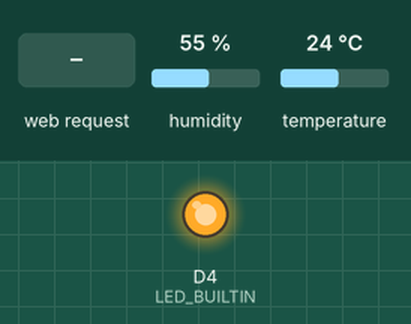
Simulated run of this sketch. Board: ESP8266 (NodeMCU). Shown: output pins drawn as LEDs (lit = HIGH, except the on-board LED, lit = LOW). The inputs (shaded band) are chosen by the test bench; at power-on: humidity 55 %, temperature 24 °C. WiFi joins after 1.5 s; servers stay silent unless stated; what the sketch prints to the serial monitor is not drawn.

Above: at 2.7 s.
2.8 s: HTTP request GET /data received
Timing chart, 0 to 5.8 s (numbered marks = the images above; inputs shaded):
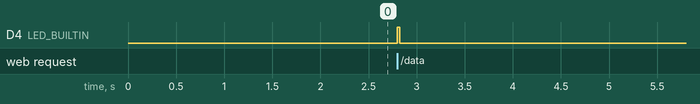

The sketch:

web_server_dht_sensor_teste_instavel.ino
```cpp
#include <ESP8266WiFi.h>
#include <DHT.h>

#define STASSID "LAAI"
#define STAPSK "laaiufpa2023"

// Dados da rede Wi-Fi
const char* ssid = STASSID;
const char* password = STAPSK;

// DHT11 settings
#define DHTPIN D2      // pin ao qual o dht 11 está conectado
#define DHTTYPE DHT11  // Define o tipo de dht conectado

DHT dht(DHTPIN, DHTTYPE);

// Cria o servidor na porta 80
WiFiServer server(80);

// HTML da página
const char htmlpage[] = R"(
<!DOCTYPE HTML>
<head>
    <meta charset="UTF-8">
    <meta name="viewport" content="width=device-width, initial-scale=1.0">
    <title>DHT Sensor</title>
    <style>
        body {
            background-color: #111111;
            font-family: Arial, sans-serif;
            text-align: center;
            padding: 20px;
            margin: 0;
        }

        h1 {
            color: #9966CB;
            font-size: 3em;
        }

        p {
            font-size: 2.5em;
            color: #cccccc;
            font-weight: bold;
            margin-bottom: 20px;
        }

        p:last-of-type {
            position: fixed;
            bottom: 300px;
            left: 10px;
            font-size: 20px;
            color: #cccccc;
        }

        span {
            font-size: 2em;
            color: #cccccc;
        }

        #history {
            position: fixed;
            bottom: 30px;
            left: 10px;
            font-size: 1em;
            color: #cccccc;
            text-align: left;
            max-width: 90%;
            overflow-y: auto;
            max-height: 200px;
        }

        /* Estilos específicos para dispositivos móveis */
        @media (max-width: 600px) {
            h1 {
                font-size: 2em;
            }

            p {
                font-size: 1.5em;
            }
            p:last-of-type {
                bottom: 120px;
                font-size: 16px;
            }
            span {
                font-size: 1em;
            }

            #history {
                font-size: 0.9em;
            }
        }
    </style>
</head>
<body>
    <h1>DHT Sensor</h1>
    <p>Temperature: <span id='temperature'>--</span> °C</p>
    <p>Humidity: <span id='humidity'>--</span> %</p>
    <p>Last updates</p>
    <div id="history"></div>

    <script>
        // let history = [];

        function fetchData() {
            fetch('/data')
                .then(response => {
                    if (!response.ok) {
                        throw new Error('Network response was not ok');
                    }
                    return response.json();
                })
                .then(data => {
                    const temperature = data.temperature;
                    const humidity = data.humidity;

                    // Atualiza os valores na página
                    document.getElementById('temperature').innerHTML = temperature;
                    document.getElementById('humidity').innerHTML = humidity;

                    // Adiciona os novos dados ao histórico
                    updateHistory(temperature, humidity);

                    // Mudança de cor para temperatura
                    const tempSpan = document.getElementById('temperature');
                    if (temperature < 20) {
                        tempSpan.style.color = '#1E90FF';  // Azul (frio)
                    } else if (temperature >= 20 && temperature <= 25) {
                        tempSpan.style.color = '#32CD32';  // Verde (ideal)
                    } else {
                        tempSpan.style.color = '#FF6347';  // Vermelho (quente)
                    }

                    // Mudança de cor para umidade
                    const humiditySpan = document.getElementById('humidity');
                    if (humidity < 30) {
                        humiditySpan.style.color = '#FF6347';  // Vermelho (muito seco)
                    } else if (humidity >= 30 && humidity <= 60) {
                        humiditySpan.style.color = '#32CD32';  // Verde (ideal)
                    } else {
                        humiditySpan.style.color = '#1E90FF';  // Azul (muito úmido)
                    }
                })
                .catch(error => {
                    console.error('There was a problem with the fetch operation:', error);
                    alert('Erro ao buscar os dados');
                });
        }

        // Atualiza o histórico e exibe na página
        // function updateHistory(temp, hum) {
        //      Obtém o horário da leitura
        //     const now = new Date();
        //     const timeString = now.toLocaleTimeString();

        //      Adiciona ao array
        //     history.unshift(`${timeString} - Temp: ${temp}°C, Hum: ${hum}%`);

        //      Mantém apenas as últimas 5 leituras
        //     if (history.length > 5) {
        //         history.pop();
        //     }

        //      Atualiza o HTML do histórico
        //     document.getElementById('history').innerHTML = history.join('<br>');


        // Atualiza os dados a cada 4 segundos
        setInterval(fetchData, 4000);
    </script>
</body>
</html>
)";

// // Histórico de leituras
// String history[5];  // Array para armazenar o histórico de 5 leituras
// int historyIndex = 0;  // Índice do próximo espaço no histórico

void setup() {
  Serial.begin(9600);

  // Inicia o sensor DHT
  dht.begin();
  pinMode(LED_BUILTIN, OUTPUT);

  // Conecta à rede Wi-Fi
  Serial.println();
  Serial.print(F("Connecting to "));
  Serial.println(ssid);

  WiFi.mode(WIFI_STA);
  WiFi.begin(ssid, password);

  while (WiFi.status() != WL_CONNECTED) {
    delay(500);
    Serial.print(F("."));
  }
  Serial.println();
  Serial.println(F("WiFi connected"));

  // Inicia o servidor
  server.begin();
  Serial.println(F("Server started"));

  // Printa o endereço de IP
  Serial.println(WiFi.localIP());
}

void loop() {
  // Verifica se há clientes conectados
  WiFiClient client = server.available();
  if (!client) {
    return;
  }
  Serial.println(F("New client"));

  client.setTimeout(5000);
  digitalWrite(LED_BUILTIN, HIGH);

  // Lê a string até o fim da primeira linha
  String req = client.readStringUntil('\r');
  Serial.println(F("Request: "));
  Serial.println(req);
  client.flush();  // Limpa

  // Lida com as requisições
  if (req.indexOf("GET /data") >= 0) {
    // Funções de leitura do sensor
    float temperature = dht.readTemperature();
    float humidity = dht.readHumidity();

    Serial.print("Temperature: ");
    Serial.println(temperature);
    Serial.print("Humidity: ");
    Serial.println(humidity);

    // Verificar se as leituras foram bem-sucedidas
    if (isnan(temperature) || isnan(humidity)) {
      client.print(F("HTTP/1.1 200 OK\r\nContent-Type: application/json\r\nAccess-Control-Allow-Origin: *\r\n\r\n"));
      client.print(F("{\"error\":\"Failed to read from DHT sensor\"}"));
      return;
    }

    // Adiciona os novos dados ao histórico
    // updateHistory(temperature, humidity);

    // Envia os dados em formato JSON com o cabeçalho CORS
    client.print(F("HTTP/1.1 200 OK\r\nContent-Type: application/json\r\n"));
    client.print(F("{\"temperature\":"));
    client.print(temperature);
    client.print(F(", \"humidity\":"));
    client.print(humidity);
    client.print(F("}"));
  // } else if (req.indexOf("GET /history") >= 0) {
  //   // Envia o histórico de leituras em formato JSON com o cabeçalho CORS
  //   client.print(F("HTTP/1.1 200 OK\r\nContent-Type: application/json\r\nAccess-Control-Allow-Origin: *\r\n\r\n"));
  //   client.print(getHistory());  // Retorna o histórico como JSON
  }else {
    // Envia a página HTML com o cabeçalho CORS
    client.print(F("HTTP/1.1 200 OK\r\nContent-Type: text/html; charset=UTF-8\r\n"));
    client.print(htmlpage);
  }

  client.stop();  // Desconecta o cliente
  digitalWrite(LED_BUILTIN, LOW);
  delay(1000);
}

// Função para atualizar o histórico
// void updateHistory(float temp, float hum) {
//   // Obtém o horário da leitura
//   String timeString = getTimeString();

//   // Formata a leitura e adiciona ao histórico
//   String entry = timeString + " - Temp: " + String(temp) + "°C, Hum: " + String(hum) + "%";

//   // Adiciona ao histórico
//   history[historyIndex] = entry;

//   // Atualiza o índice para o próximo espaço
//   historyIndex = (historyIndex + 1) % 5;
// }

// // Função para gerar uma string com a hora atual (para ser usada no histórico)
// String getTimeString() {
//   unsigned long now = millis();
//   unsigned long seconds = (now / 1000) % 60;
//   unsigned long minutes = (now / 60000) % 60;
//   unsigned long hours = (now / 3600000) % 24;
//   return String(hours) + ":" + String(minutes) + ":" + String(seconds);
// }

// // Função para retornar o histórico como uma string JSON
// String getHistory() {
//   String result = "[";

//   // Envia o histórico de leituras em formato JSON
//   for (int i = 0; i < 5; i++) {
//     if (history[i].length() > 0) {
//       result += "\"" + history[i] + "\"";
//       if (i < 4 && history[i + 1].length() > 0) {
//         result += ", ";
//       }
//     }
//   }

//   result += "]";
//   return result;
// }
```

Measured:
- after the input at 2.8 s, D4 (LED_BUILTIN): LOW → HIGH at once, → LOW 0.02 s later
